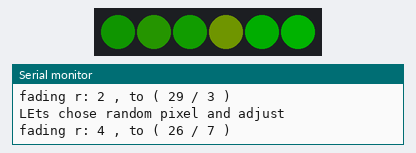
A sketch run on a simulated Arduino Uno, built with avr-gcc and run on an emulated ATmega328P. On the bench: 6 RGB LEDs in strip order, left to right, the last lines printed to the serial monitor. Dim RGB values are drawn brighter than linear; the strip is taken to match the declared colour order; random numbers use the default seed unless the sketch sets one.

Above: at 1.15 s.
At 38.24 s:
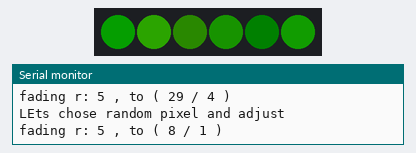
Timing chart, 0 to 40.0 s (numbered marks = the images above):
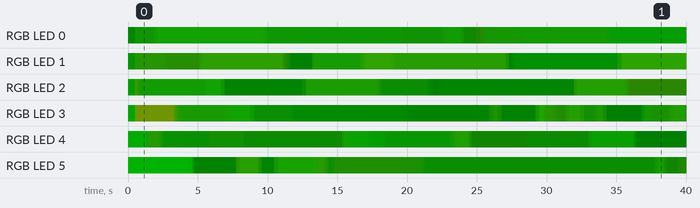

Measured:
- by itself, RGB LED 5: off → RGB(0, 60, 0) at 0.00 s, → RGB(0, 53, 0) 4.3 s later, → RGB(0, 22, 0) 0.30 s later, → RGB(0, 7, 0) 0.14 s later, … (46 changes in this stretch)
- by itself, RGB LED 0: off → RGB(0, 10, 0) at 0.00 s, → RGB(2, 20, 0) 0.50 s later, → RGB(3, 29, 0) 1.4 s later, → RGB(4, 37, 0) 0.23 s later, … (52 changes in this stretch)

The sketch:

pixel_firefly_v4.ino
```cpp
/*
    After I almost bricked the arduino with v3 - i think -
    starting here v4 (from v2_1 )

    choses one random led at the time and fades to a random new color, within boundaries

*/


#include <Adafruit_NeoPixel.h>
#include "Pixel.h"
#include "LowPower.h"


#ifdef __AVR__
  #include <avr/power.h>
  #endif


#define PIN         10
#define PIXELS      6

#define DEBUG   1
#define __D     if(DEBUG)

Adafruit_NeoPixel NeoPixel = Adafruit_NeoPixel(PIXELS, PIN, NEO_RGB + NEO_KHZ800);

/*  create a pixel instance for each pixel on the neopixel strip (Adafruit_NeoPixel object)
 *    that you want to control with fade. When creating instance, simply give
 *    integer of position in pixel strip.
 */
Pixel myStrip[PIXELS];

int delayval = 1000; // delay for half a second
char buff[50];

#define red_min   5
#define red_max   40
#define green_min    1
#define green_max    20

#define della         10
#define interval      50

#define fadeIn_min    10
#define fadeIn_max    30
#define fadeOut_min   fadeIn_min
#define fadeOut_max   fadeIn_max

period_t random_sleep(){

  int coin = random(0,5);
  __D Serial.print("\tRandom sleep for " );
  __D Serial.println(coin );

  // SLEEP_120MS,   LEEP_250MS,  SLEEP_500MS,  SLEEP_1S,  SLEEP_2S,  SLEEP_4S,  SLEEP_8S,

  if(coin==0)
    return SLEEP_120MS;

  else if(coin==1)
    return SLEEP_250MS;

  else if(coin==2)
    return SLEEP_500MS;

  else if(coin==3)
    return SLEEP_1S;

  else if(coin==4)
    return SLEEP_2S;

  else if(coin==5)
    return SLEEP_4S;
}

void setup() {

  randomSeed(analogRead(0));

  Serial.begin(115200);

  NeoPixel.begin(); // This initializes the NeoPixel library.
  Serial.println("Initialised Neopixel strip.");

  // Fade speed is determined by ( interval * framerate )
  // interval sets the number of iterations / steps the fade will take to reach the target colour
  // the speed is determined by the framerate, which is how quickly the main loop is run.
  // this can either be measured, as example here.
  // but is generally most determined by delay(x);  =  x ms at the end of loop

  for( int x=0; x<PIXELS ; x++ ) {
    myStrip[x] = Pixel(x);
    myStrip[x].set( 10+10*x, 0, 0 );    draw_pixel( (&myStrip[x]) );
  }
  NeoPixel.show();

  delay(500);

  myStrip[0].set( 20,2,0 );
  myStrip[1].set( 20,5,0 );
  myStrip[2].set( 20,10,0 );
  myStrip[3].set( 20,15,0 );


  for( int x=0; x<PIXELS ; x++ ) {
//    myStrip[x].set( 20,0,0 );
    draw_pixel( (&myStrip[x]) );
  }
  NeoPixel.show();

  // Eo setup
}


void loop()
{

  uint8_t none=true;

  for( uint8_t fly = 0; fly<PIXELS; fly++) {
    if( myStrip[fly].fade())  {
      draw_pixel(&myStrip[fly]);
//      print_pixel(&myStrip[fly]);
      none=false;
    }
    // Eo for
  }

  if(none){

    // * if None faded
    uint8_t rndmpxl, red, green;

    __D Serial.println("LEts chose random pixel and adjust");
    rndmpxl = random(PIXELS);
    red = random( red_min, red_max );

    if(red<8)
      green = random(0,1);
    else if(red<15)   //
      green = random(0,4);
    else
      green = random( green_min, red/3 );

    myStrip[rndmpxl].fadeTo( red, green, 0, interval );

//    uint8_t red = myStrip[rndmpxl].R();
//    red += random(-5,5);   limit(&red, red_min, red_max );
//    uint8_t gre = myStrip[rndmpxl].G();
//    gre += random(-5,5);   limit(&gre, green_min, green_max );
//    myStrip[rndmpxl].fadeTo( red, gre, 0, interval );

    __D sprintf(buff, "fading r: %d , to ( %d / %d ) \n", rndmpxl, red, green );
    __D Serial.print(buff);

    //__D Serial.println("New colour chosen, lets sleep once");
    //__D Serial.flush();
//    LowPower.idle( random_sleep(), ADC_OFF, TIMER4_OFF, TIMER3_OFF, TIMER1_OFF,
//                                   TIMER0_OFF, SPI_OFF, USART1_OFF, TWI_OFF, USB_OFF);
    // ** Eo None
  }
  else
  {
    // * If NOT none then we just faded something so just continue
    NeoPixel.show();
    // Eo else none
  }

    // * period determines the framerate and thus the  a period of time (in milliseconds).
  delay(della);

  // Eo **  loop
}


void limit( int * x, int low, int high){
  if(x<low)
    x=low;
  else if(x>high)
    x=high;
//  return x;
}


void draw_pixel( Pixel * PIX ) {
  NeoPixel.setPixelColor(PIX->ID(), NeoPixel.Color(  PIX->G(), PIX->R(), PIX->B() ) );
}

void print_pixel( Pixel * PIX ) {
  sprintf(buff, "f:\t%d\t( %d, %d, %d) \n", PIX->ID(), PIX->G(), PIX->R(), PIX->B() );
  Serial.print(buff);
}

// *
```

Pixel.cpp
```cpp
#include <Arduino.h>

#include "Pixel.h"

uint8_t id;
float r, g, b;
float Tr, Tg, Tb;
float Sr, Sg, Sb;
uint8_t Fr, Fg, Fb;

char print_buff[40];


Pixel::Pixel()
{   }

Pixel::Pixel(uint8_t ID){
  id = ID;
  //off();
}


void Pixel::off(){
  r = 0;
  g = 0;
  b = 0;
}

void Pixel::setFade( uint8_t x){
  Fr = x;
  Fg = x;
  Fb = x;
}

void Pixel::set( float R, float G, float B ){
  r = R;
  g = G;
  b = B;

  Tr = r;
  Tg = g;
  Tb = b;

  setFade(0);
}


void Pixel::fadeTo( float R, float G, float B, float interval){
  Tr = R;
  Tg = G;
  Tb = B;

  Sr = ( Tr -r)/interval;
  Sg = ( Tg -g)/interval;
  Sb = ( Tb -b)/interval;

  if( r != Tr )
    Fr = 1;
  else
    Fr = 0;

  if( g != Tg )
    Fg = 1;
  else
    Fg = 0;

  if( b != Tb )
    Fb = 1;
  else
    Fb = 0;

}


uint8_t Pixel::ID(){
  return id;
}

uint8_t Pixel::R(){
  return int(r);
}

uint8_t Pixel::G(){
  return int(g);
}

uint8_t Pixel::B(){
  return int(b);
}


uint8_t Pixel::fade(){
  // fade each

  //printout();

  if( Fr ){
    // catch end of fade
    if( abs(Tr-r) < abs(Sr) ) {
      r = Tr;
      Fr = 0;
    }
    else  // step fade
      r += Sr;
  }

  if( Fg ){
    // catch end of fade
    if( abs(Tg -g) < abs(Sg) ) {
      g = Tg;
      Fg = 0;
    }
    else  // step fade
      g += Sg;
  }

  if( Fb ){
    // catch end of fade
    if( abs(Tb-b) < abs(Sb) ) {
      b = Tb;
      Fb = 0;
    }
    else  // step fade
      b += Sb;
  }

  return ( Fr || Fg || Fb );
}


void Pixel::add( float R, float G, float B ){
  r += R;
  g += G;
  b += B;
}


uint8_t Pixel::is_fading(){
  return ( Fr || Fg || Fb );
}


void Pixel::printout(){

  Serial.print("\t LED vals: ");
  Serial.print(r);
  Serial.print(", ");
  Serial.print(g);
  Serial.print(", ");
  Serial.print(b);
  Serial.print("\t");

  Serial.print(" target : ");
  Serial.print(Tr);
  Serial.print(", ");
  Serial.print(Tg);
  Serial.print(", ");
  Serial.print(Tb);
  Serial.print("\t");

  Serial.print(" in steps : ");
  Serial.print(Sr);
  Serial.print(", ");
  Serial.print(Sg);
  Serial.print(", ");
  Serial.print(Sb);
  Serial.print("\t");

  sprintf(print_buff, " status: %d, %d, %d;  \n" ,Fr, Fg, Fb);
  Serial.print(print_buff);
}
```

Pixel.h
```cpp
#ifndef PIXEL_H
#define PIXEL_H

#include <Arduino.h>

class Pixel
{

  public:
    // Funcs
    Pixel();
    Pixel(uint8_t ID);
    void off();
    void printout();
    void set( float R, float G, float B );
    uint8_t R();
    uint8_t G();
    uint8_t B();
    uint8_t W();
    uint8_t ID();

    void add( float R, float G, float B );
    void fadeTo( float R, float G, float B, float interval);

    uint8_t is_fading();
    void setFade( uint8_t x);
    uint8_t fade();

  private:
    // Variables
    uint8_t id;
    float r, g, b;
    float Tr, Tg, Tb;
    float Sr, Sg, Sb;
    uint8_t Fr, Fg, Fb;
};

#endif
```
